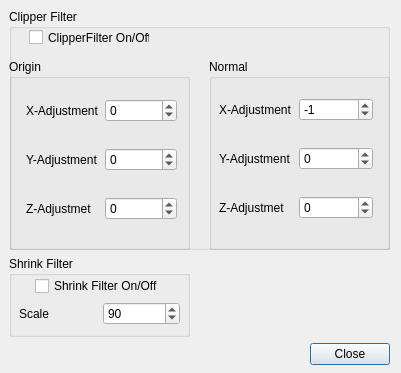
<?xml version="1.0" encoding="UTF-8"?>
<ui version="4.0">
 <class>Filters</class>
 <widget class="QDialog" name="Filters">
  <property name="geometry">
   <rect>
    <x>0</x>
    <y>0</y>
    <width>401</width>
    <height>373</height>
   </rect>
  </property>
  <property name="minimumSize">
   <size>
    <width>401</width>
    <height>373</height>
   </size>
  </property>
  <property name="maximumSize">
   <size>
    <width>401</width>
    <height>373</height>
   </size>
  </property>
  <property name="windowTitle">
   <string>Apply Filters</string>
  </property>
  <widget class="QFrame" name="verticalFrame_3">
   <property name="geometry">
    <rect>
     <x>0</x>
     <y>0</y>
     <width>391</width>
     <height>361</height>
    </rect>
   </property>
   <property name="sizePolicy">
    <sizepolicy hsizetype="Preferred" vsizetype="Preferred">
     <horstretch>0</horstretch>
     <verstretch>0</verstretch>
    </sizepolicy>
   </property>
   <property name="minimumSize">
    <size>
     <width>391</width>
     <height>361</height>
    </size>
   </property>
   <layout class="QVBoxLayout" name="verticalLayout_3">
    <property name="sizeConstraint">
     <enum>QLayout::SetFixedSize</enum>
    </property>
    <item>
     <layout class="QVBoxLayout" name="verticalLayout_4">
      <item>
       <widget class="QGroupBox" name="groupBox">
        <property name="minimumSize">
         <size>
          <width>381</width>
          <height>241</height>
         </size>
        </property>
        <property name="title">
         <string>Clipper Filter</string>
        </property>
        <widget class="QCheckBox" name="Clipper_Filter">
         <property name="geometry">
          <rect>
           <x>20</x>
           <y>20</y>
           <width>121</width>
           <height>17</height>
          </rect>
         </property>
         <property name="text">
          <string>ClipperFilter On/Off</string>
         </property>
        </widget>
        <widget class="QGroupBox" name="groupBox_3">
         <property name="geometry">
          <rect>
           <x>0</x>
           <y>50</y>
           <width>181</width>
           <height>191</height>
          </rect>
         </property>
         <property name="minimumSize">
          <size>
           <width>181</width>
           <height>191</height>
          </size>
         </property>
         <property name="title">
          <string>Origin</string>
         </property>
         <widget class="QWidget" name="layoutWidget">
          <property name="geometry">
           <rect>
            <x>17</x>
            <y>20</y>
            <width>151</width>
            <height>161</height>
           </rect>
          </property>
          <layout class="QVBoxLayout" name="ClipperFliter">
           <item>
            <layout class="QHBoxLayout" name="horizontalLayout_4">
             <item>
              <widget class="QLabel" name="label">
               <property name="text">
                <string>X-Adjustment</string>
               </property>
              </widget>
             </item>
             <item>
              <widget class="QSpinBox" name="X_Origin">
               <property name="minimum">
                <number>-9999999</number>
               </property>
               <property name="maximum">
                <number>9999999</number>
               </property>
              </widget>
             </item>
            </layout>
           </item>
           <item>
            <layout class="QHBoxLayout" name="horizontalLayout_3">
             <item>
              <widget class="QLabel" name="label_2">
               <property name="text">
                <string>Y-Adjustment</string>
               </property>
              </widget>
             </item>
             <item>
              <widget class="QSpinBox" name="Y_Origin">
               <property name="minimum">
                <number>-9999999</number>
               </property>
               <property name="maximum">
                <number>9999999</number>
               </property>
              </widget>
             </item>
            </layout>
           </item>
           <item>
            <layout class="QHBoxLayout" name="horizontalLayout">
             <item>
              <widget class="QLabel" name="label_3">
               <property name="text">
                <string>Z-Adjustmet</string>
               </property>
              </widget>
             </item>
             <item>
              <widget class="QSpinBox" name="Z_Origin">
               <property name="minimum">
                <number>-9999999</number>
               </property>
               <property name="maximum">
                <number>9999999</number>
               </property>
              </widget>
             </item>
            </layout>
           </item>
          </layout>
         </widget>
        </widget>
        <widget class="QGroupBox" name="groupBox_4">
         <property name="geometry">
          <rect>
           <x>200</x>
           <y>50</y>
           <width>181</width>
           <height>191</height>
          </rect>
         </property>
         <property name="minimumSize">
          <size>
           <width>181</width>
           <height>191</height>
          </size>
         </property>
         <property name="title">
          <string>Normal</string>
         </property>
         <widget class="QWidget" name="verticalLayoutWidget_2">
          <property name="geometry">
           <rect>
            <x>10</x>
            <y>19</y>
            <width>154</width>
            <height>161</height>
           </rect>
          </property>
          <layout class="QVBoxLayout" name="verticalLayout">
           <item>
            <layout class="QHBoxLayout" name="horizontalLayout_5">
             <item>
              <widget class="QLabel" name="label_5">
               <property name="text">
                <string>X-Adjustment</string>
               </property>
              </widget>
             </item>
             <item>
              <widget class="QSpinBox" name="X_Normal">
               <property name="minimum">
                <number>-99999999</number>
               </property>
               <property name="maximum">
                <number>99999999</number>
               </property>
               <property name="value">
                <number>-1</number>
               </property>
              </widget>
             </item>
            </layout>
           </item>
           <item>
            <layout class="QHBoxLayout" name="horizontalLayout_6">
             <item>
              <widget class="QLabel" name="label_6">
               <property name="text">
                <string>Y-Adjustment</string>
               </property>
              </widget>
             </item>
             <item>
              <widget class="QSpinBox" name="Y_Normal">
               <property name="minimum">
                <number>-99999999</number>
               </property>
               <property name="maximum">
                <number>99999999</number>
               </property>
              </widget>
             </item>
            </layout>
           </item>
           <item>
            <layout class="QHBoxLayout" name="horizontalLayout_7">
             <item>
              <widget class="QLabel" name="label_7">
               <property name="text">
                <string>Z-Adjustmet</string>
               </property>
              </widget>
             </item>
             <item>
              <widget class="QSpinBox" name="Z_Normal">
               <property name="minimum">
                <number>-99999999</number>
               </property>
               <property name="maximum">
                <number>99999999</number>
               </property>
              </widget>
             </item>
            </layout>
           </item>
          </layout>
         </widget>
        </widget>
       </widget>
      </item>
     </layout>
    </item>
    <item>
     <layout class="QHBoxLayout" name="horizontalLayout_8">
      <item>
       <widget class="QGroupBox" name="groupBox_2">
        <property name="minimumSize">
         <size>
          <width>181</width>
          <height>81</height>
         </size>
        </property>
        <property name="maximumSize">
         <size>
          <width>181</width>
          <height>81</height>
         </size>
        </property>
        <property name="title">
         <string>Shrink Filter</string>
        </property>
        <widget class="QWidget" name="verticalLayoutWidget">
         <property name="geometry">
          <rect>
           <x>10</x>
           <y>20</y>
           <width>161</width>
           <height>51</height>
          </rect>
         </property>
         <layout class="QVBoxLayout" name="ShrinkFilter">
          <item alignment="Qt::AlignHCenter">
           <widget class="QCheckBox" name="Shrink_Filter">
            <property name="text">
             <string>Shrink Filter On/Off</string>
            </property>
           </widget>
          </item>
          <item>
           <layout class="QHBoxLayout" name="horizontalLayout_2">
            <item alignment="Qt::AlignLeft">
             <widget class="QLabel" name="label_4">
              <property name="text">
               <string>Scale</string>
              </property>
             </widget>
            </item>
            <item>
             <widget class="QSpinBox" name="Scale">
              <property name="value">
               <number>90</number>
              </property>
             </widget>
            </item>
           </layout>
          </item>
         </layout>
        </widget>
       </widget>
      </item>
      <item>
       <spacer name="horizontalSpacer">
        <property name="orientation">
         <enum>Qt::Horizontal</enum>
        </property>
        <property name="sizeHint" stdset="0">
         <size>
          <width>40</width>
          <height>20</height>
         </size>
        </property>
       </spacer>
      </item>
     </layout>
    </item>
    <item>
     <layout class="QHBoxLayout" name="horizontalLayout_9">
      <item>
       <spacer name="horizontalSpacer_2">
        <property name="orientation">
         <enum>Qt::Horizontal</enum>
        </property>
        <property name="sizeHint" stdset="0">
         <size>
          <width>40</width>
          <height>20</height>
         </size>
        </property>
       </spacer>
      </item>
      <item>
       <widget class="QPushButton" name="Close">
        <property name="text">
         <string>Close</string>
        </property>
       </widget>
      </item>
     </layout>
    </item>
   </layout>
  </widget>
 </widget>
 <resources/>
 <connections/>
</ui>
